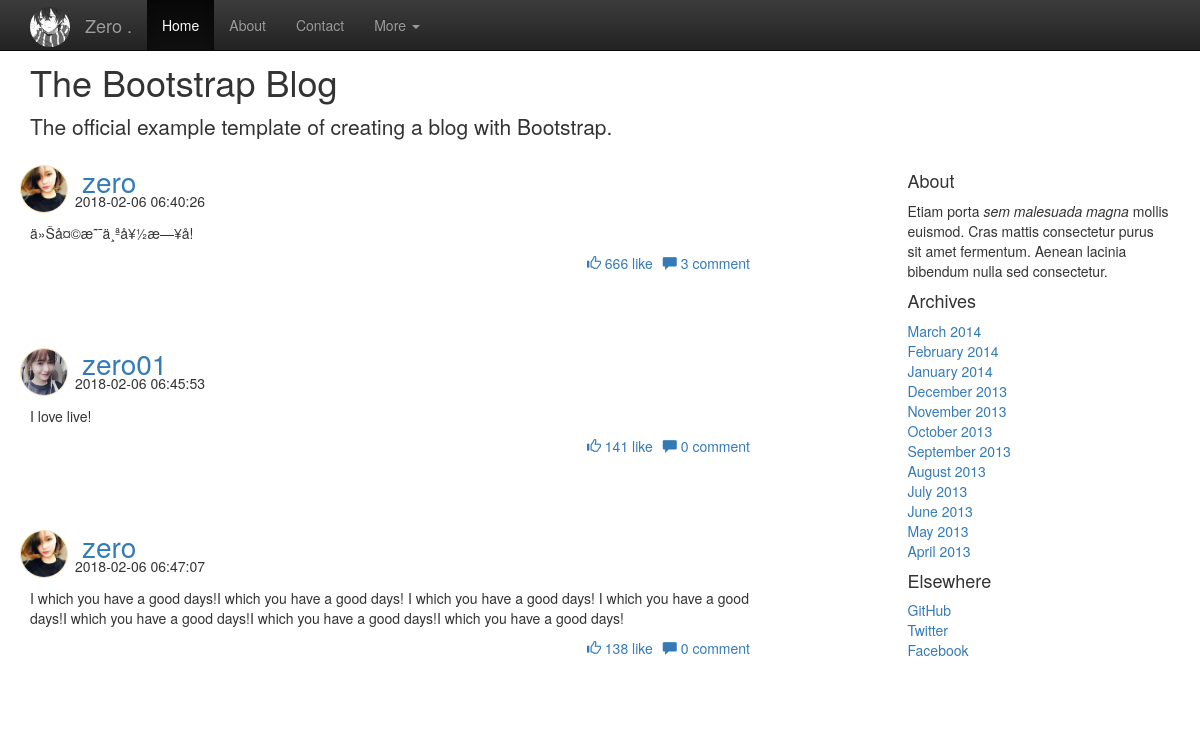
The page / on the database its author committed.
### tables this page shows
CREATE TABLE `blog` (
  `blog_id` int(11) NOT NULL AUTO_INCREMENT COMMENT '博客id',
  `blog_user_id` int(11) NOT NULL COMMENT '发表博客人id',
  `blog_cretime` timestamp NOT NULL DEFAULT CURRENT_TIMESTAMP COMMENT '发表博客时间',
  `blog_content` text COMMENT '博客内容',
  `blog_title` varchar(40) NOT NULL COMMENT '博客标题',
  `blog_likes` int(11) DEFAULT '0' COMMENT '点赞数',
  PRIMARY KEY (`blog_id`),
  KEY `bloguser` (`blog_user_id`),
  CONSTRAINT `user_own` FOREIGN KEY (`blog_user_id`) REFERENCES `user` (`user_id`) ON DELETE CASCADE
);

CREATE TABLE `user_info` (
  `user_info_id` int(11) NOT NULL AUTO_INCREMENT COMMENT '用户信息id',
  `user_id` int(11) NOT NULL COMMENT '用户id',
  `user_info_nickname` varchar(30) DEFAULT 'zero',
  `user_sex` varchar(8) DEFAULT '男' COMMENT '用户性别',
  `user_age` varchar(8) DEFAULT '18' COMMENT '用户年龄',
  `user_mail` varchar(40) NOT NULL COMMENT '用户邮箱',
  `user_image_url` varchar(50) DEFAULT NULL COMMENT '用户头像',
  `user_introduce` text COMMENT '用户自我介绍',
  PRIMARY KEY (`user_info_id`),
  UNIQUE KEY `user_id` (`user_id`),
  CONSTRAINT `user_id` FOREIGN KEY (`user_id`) REFERENCES `user` (`user_id`) ON DELETE CASCADE
);

### db.php (called while the page is built, shortened)
 <?php
function getBlogs(){
  $res=mysql_query("select * from blog");
  return $res;
}
function getUserinfoById($id){
  $res=mysql_query("select * from user_info where user_id='".$id."'");
  $user_info=mysql_fetch_array($res);
  return $user_info;
}
function getCommentsByBlogId($id){
  $res=mysql_query("select count(*) from blog_comment where blog_id='".$id."'");
  $nums=mysql_fetch_row($res);
  return $nums[0];
}
?>

### index.php (the view, shortened to what this page needs)
<!DOCTYPE html PUBLIC "-//W3C//DTD XHTML 1.0 Transitional//EN" "http://www.w3.org/TR/xhtml1/DTD/xhtml1-transitional.dtd">
<html xmlns="http://www.w3.org/1999/xhtml">
<head>
    <link href="css/main.css" rel="stylesheet">
    <link href="css/bootstrap.min.css" rel="stylesheet">
    <link href="css/bootstrap-theme.min.css" rel="stylesheet">
    <link href="css/ie10-viewport-bug-workaround.css" rel="stylesheet">
</head>
<body>
    <div class="container theme-showcase" role="main">
        <div class="blog-header">
            <h1 class="blog-title">The Bootstrap Blog</h1>
            <p class="lead blog-description">The official example template of creating a blog with Bootstrap.</p>
        </div>
        <div class="row">
            <div class="col-sm-8 blog-main">
<?php
    include "db.php";
    $result=getBlogs();
    while ($row=mysql_fetch_array($result)) {
       $user_id=$row['blog_user_id'];
       $blog_id=$row['blog_id'];
       $user_info=getUserinfoById($user_id);
       $comnum=getCommentsByBlogId($blog_id);
?>
   <div class="blog-post">
                    <p class="blog-post-title" style=" position: relative;">
                    <?php echo "<img src='".$user_info['user_image_url']."' />"; ?>
                        <a href="#" style="font-size: 2em;"><?php  echo $user_info['user_info_nickname']; ?></a><br>
                        <span class="blog-post-meta " style="position: absolute;top:30px;left:45px;"><?php echo $row['blog_cretime']; ?> </span>
                    </p>
                    <p><?php echo $row['blog_content']; ?></p>
                    <ul class="glyphicons-list">
                        <li>
                            <a href="javascript:volid(0);" onclick="<?php echo "showResult1(".$blog_id.")"; ?>"> <span class="glyphicon glyphicon-thumbs-up" aria-hidden="true"></span>
                                <span id="<?php echo "blog_likes_".$blog_id; ?>" class="glyphicon-class"><?php echo $row['blog_likes']; ?> like</span>
                            </a>
                        </li>
                        <li>
                            <?php $url="comment.php?blog_id=".$blog_id."&random=".rand();?>
                            <a href="<?php echo $url; ?>" > <span class="glyphicon glyphicon-comment" aria-hidden="true"></span>
                                <span class="glyphicon-class"><?php echo $comnum; ?> comment</span>
                            </a>
                        </li>
                    </ul>
    </div>
<?php
    }
?>
            </div>
        </div>
    </div>
</body>
</html>

### css/main.css (style rules this page uses)
a { text-decoration:none !important; }
.glyphicons-list { margin-top: 0; list-style: none; float: right; margin-right: 20px; }
.glyphicons-list li { float: left; text-align: center; margin-right: 10px; }
.blog-post { margin-bottom: 100px; }
.blog-post p img { border-radius: 50%; border: 1px solid wheat; margin-left:-10px; margin-right:10px; width: 48px; height: 48px; }

### rows shown on the page
blog: user_info.user_image_url (picture), user_info.user_info_nickname "zero", blog_cretime "2018-02-06 06:40:26", blog_content "ä»Šå¤©æ˜¯ä¸ªå¥½æ—¥å­!", blog_likes "666", comnum "3"
blog: user_info.user_image_url (picture), user_info.user_info_nickname "zero01", blog_cretime "2018-02-06 06:45:53", blog_content "I love live!", blog_likes "141", comnum "0"
blog: user_info.user_image_url (picture), user_info.user_info_nickname "zero", blog_cretime "2018-02-06 06:47:07", blog_content "I which you have a good days!I which you have a good days! I which you have a good days! I which you have a good days!I which you have a good days!I which you have a good days!I which you have a good days!", blog_likes "138", comnum "0"
